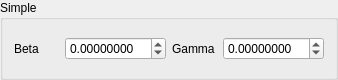
<?xml version="1.0" encoding="UTF-8"?>
<ui version="4.0">
 <class>sir_simple_group_box</class>
 <widget class="QGroupBox" name="sir_simple_group_box">
  <property name="geometry">
   <rect>
    <x>0</x>
    <y>0</y>
    <width>338</width>
    <height>80</height>
   </rect>
  </property>
  <property name="sizePolicy">
   <sizepolicy hsizetype="Fixed" vsizetype="Fixed">
    <horstretch>0</horstretch>
    <verstretch>0</verstretch>
   </sizepolicy>
  </property>
  <property name="windowTitle">
   <string>SIR - Simple</string>
  </property>
  <property name="title">
   <string>Simple</string>
  </property>
  <layout class="QHBoxLayout" name="horizontalLayout">
   <item>
    <widget class="QLabel" name="beta_label">
     <property name="text">
      <string>Beta</string>
     </property>
    </widget>
   </item>
   <item>
    <widget class="QDoubleSpinBox" name="beta_spin_box">
     <property name="decimals">
      <number>8</number>
     </property>
     <property name="minimum">
      <double>-99.000000000000000</double>
     </property>
     <property name="maximum">
      <double>99.000000000000000</double>
     </property>
     <property name="singleStep">
      <double>0.000001000000000</double>
     </property>
    </widget>
   </item>
   <item>
    <widget class="QLabel" name="gamma_label">
     <property name="text">
      <string>Gamma</string>
     </property>
    </widget>
   </item>
   <item>
    <widget class="QDoubleSpinBox" name="gamma_spin_box">
     <property name="decimals">
      <number>8</number>
     </property>
     <property name="minimum">
      <double>-99.000000000000000</double>
     </property>
     <property name="maximum">
      <double>99.000000000000000</double>
     </property>
     <property name="singleStep">
      <double>0.000001000000000</double>
     </property>
    </widget>
   </item>
  </layout>
 </widget>
 <resources/>
 <connections/>
</ui>
